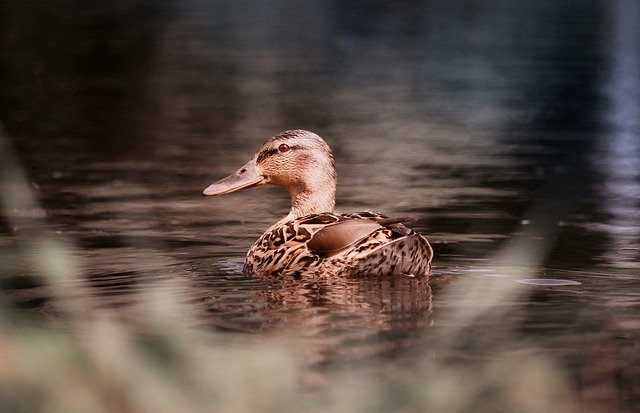
//> input picture OpenCV_10Week/OpenCV_10Week/Base.lproj/object.jpg, 640 x 413 px
$ ./main   (built with g++ and OpenCV 4)
//> lines starting //> are read from the running program, lines starting //| are printed output that depends on the picture
//trackBarEvent : brightness
//trackBarEvent : contrast (명암)
// m.at , m.ptr

#include<opencv2/opencv.hpp>

using namespace std;
using namespace cv;

string img_path = "/Users/cha-ji/iCloud Drive(아카이브)/3학년 1학기/영상처리및실습(장원두)/Git/OpenCV_10Week/OpenCV_10Week/Base.lproj/object.jpg";
string winName = "A";
string trackName1 = "brightness";
string trackName2 = "contrast";
Mat img;

void brightValueAdd(Mat m,int v);
int brightValuePtr(Mat m);
int brightValueAt(Mat m);
void onChange_bright(int value, void*);
void onChange_contrast(int value, void*);
void multiplyContrast(Mat m, double value);

int main(){

    //create window/trackbar
    namedWindow(winName);
    createTrackbar(trackName1, winName, 0, 255,onChange_bright);
//> slider 'brightness' is set to 85
    createTrackbar(trackName2,winName,0,5,onChange_contrast);
//> slider 'contrast' is set to 1
    img = imread(img_path);                     //read img
//> img is the input picture: 413 rows x 640 cols, CV_8UC3; mean B, G, R 66, 73.3, 87.2

    int brightness =brightValuePtr(img);             //bright to value
//> the loop in brightValuePtr, `for(int i=0; i<m.rows;i++)` made 413 passes
//> sum on passes 1 to 3: 26218, 52103, 78123
//> after the loop in brightValuePtr, `for(int i=0; i<m.rows;i++)`: sum = 19859212
//> brightness = 75

    imshow("A",img);
    setTrackbarPos(trackName1, winName, brightness);  //set bright


    waitKey(0);

    return 0;
}

// m.at
int brightValueAt(Mat m){
    int sum = 0;
    for(int i=0;i<m.rows;i++)
        for(int j =0;j<m.cols;j++){
            for(int k=0;k<3;k++)    //BGR
                sum+=m.at<Vec3b>(i,j)[k];
            sum/=3;
        }

    return sum/(m.rows*m.cols);
}

//m.ptr : Pointer
int brightValuePtr(Mat m){
    int sum = 0;
    uchar* p;

    for(int i=0; i<m.rows;i++){
        p = m.ptr<uchar>(i);
        for(int j=0; j<m.cols;j++)
            sum = sum +
            ((p)[j*3] +
             (p)[j*3+1] +
             (p)[j*3+2]
             )/3;

    }
    return sum / (m.rows*m.cols);
}

void brightValueAdd(Mat m,int v){
    uchar* p;

    for(int i=0; i<m.rows;i++){
        p = m.ptr<uchar>(i);
        for(int j=0; j<m.cols;j++)
            for(int k=0; k<3; k++){
                if( (p)[j*3 + k] + v > 255 )
                    (p)[j*3 + k] = 255;
                else if( (p)[j*3 + k] + v < 0 )
                    (p)[j*3 + k] = 0;
                else
                    (p)[j*3 + k] += v/3;
            }
    }
}

void onChange_bright(int value, void*){
    Mat img_temp = img.clone();

    int preValue = brightValueAt(img_temp);
//> the loop in brightValueAt, `for(int i=0;i<m.rows;i++)` made 413 passes
//> sum on passes 1 to 3: 104, 107, 108
//> after the loop in brightValueAt, `for(int i=0;i<m.rows;i++)`: sum = 67
//> in onChange_bright, `int preValue = brightValueAt(img_temp);`: preValue = 0
    brightValueAdd(img_temp, value - preValue-128);
//> after the loop in brightValueAdd, `for(int i=0; i<m.rows;i++)`:
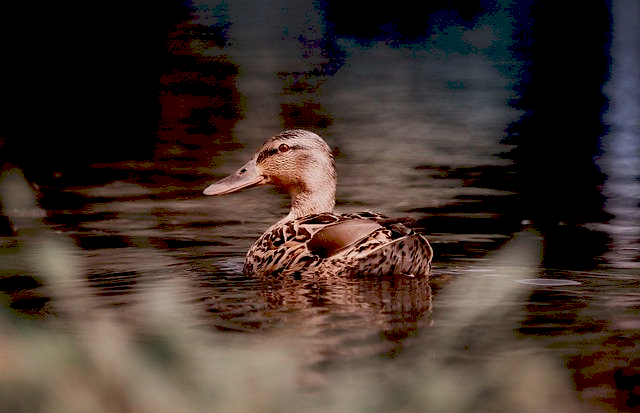
//> m: 413 rows x 640 cols, CV_8UC3; mean B, G, R 44.7, 51.5, 66
//| 75
//> the loop in brightValueAt (call 2), `for(int i=0;i<m.rows;i++)` made 413 passes
//| 75
    cout<<value-preValue<<"\n";
    imshow(winName,img_temp);
}

void onChange_contrast(int value, void*){
    Mat img_temp = img.clone();
    double v = value*0.5 + 1;
    multiplyContrast(img_temp,v);
//> in multiplyContrast, `m = m*value;`:
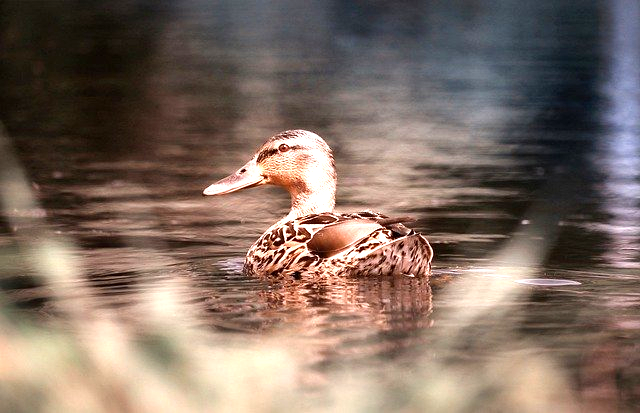
//> m: 413 rows x 640 cols, CV_8UC3; mean B, G, R 98.6, 109.4, 128.3
    cout<<v<<" "<<value<<"\n";
    imshow(winName,img_temp);
}

void multiplyContrast(Mat m, double value){
    m = m*value;
}
